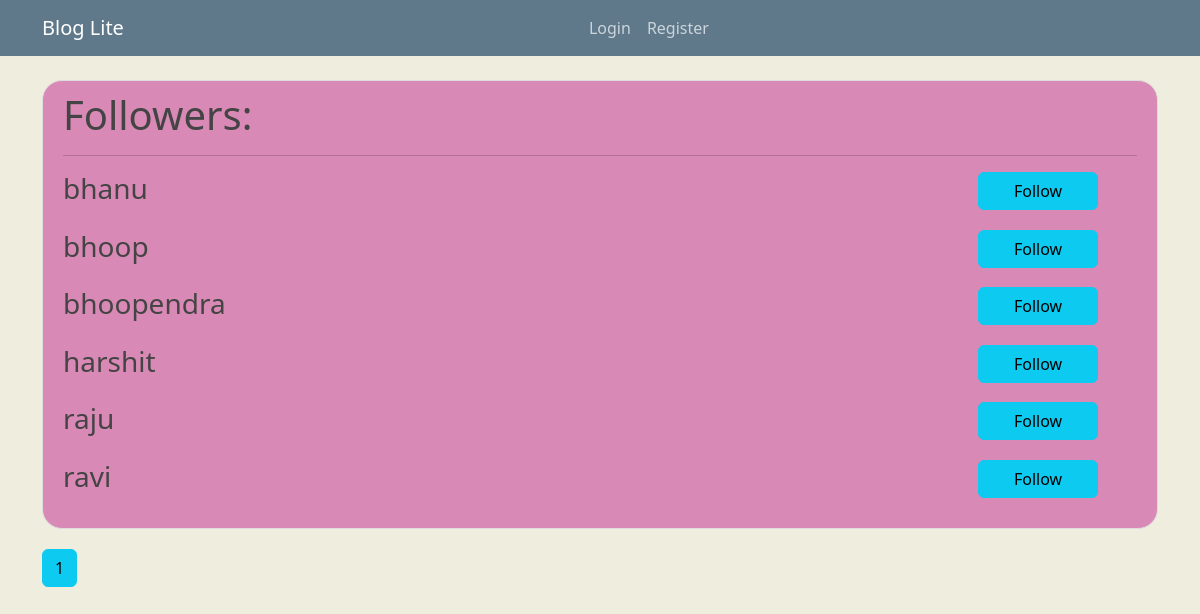
Page /followers on the committed database.
### flaskblog/models.py (models this page shows, shortened)
class User(db.Model,UserMixin):
    id = db.Column(db.Integer, primary_key=True)
    username = db.Column(db.String(20), unique=True, nullable=False)
    email = db.Column(db.String(120), unique=True, nullable=False)
    image_file = db.Column(db.String(20), nullable=False, default='default.jpg')
    password = db.Column(db.String(60), nullable=False)
    posts = db.relationship('Post', backref='author', lazy=True)
    followed = db.relationship('User',
                               secondary=followers,
                               primaryjoin=(followers.c.follower_id == id),
                               secondaryjoin=(followers.c.followed_id == id),
                               backref=db.backref('followers')
                               )

### flaskblog/routes.py (the view)
@app.route("/followers")
def followers():
    page = request.args.get('page', 1, type=int)
    users = User.query.order_by(
        User.username.asc()).paginate(page=page, per_page=10)
    return render_template('followers.html', users=users, page=page)

### flaskblog/templates/followers.html
{% extends 'layout.html' %}
{% block content %}
<div class="content-section">
    <h1>Followers:</h1>
    <hr>
    {% for user in users.items %}
        <div class="my-3 row">
            <div class="col-md-10">
                <h3>{{ user.username }}</h3>
            </div>
            <div class="col-md-2">
              {% if follows %}
              <a href="/unfollow/{{user.username}}"><button type="button" class="btn btn-info">UnFollow</button></a>
              {% else %}
              <a href="/follow/{{user.username}}"><button type="button" class="btn btn-info">Follow</button></a>
              {% endif %}
            </div>
        </div>
    {% endfor %}
</div>
{% for page_num in users.iter_pages(left_edge=1, right_edge=1, left_current=2, right_current=2) %}
      {% if page_num %}
        {% if users.page == page_num %}
          <a class="btn btn-info mb-4" href="{{ url_for('followers', page=page_num) }}">{{ page_num }}</a>
        {% else %}
          <a class="btn btn-outline-info mb-4" href="{{ url_for('followers', page=page_num) }}">{{ page_num }}</a>
        {% endif %}
      {% else %}
        ...
      {% endif %}
{% endfor %}
{% endblock content %}

### flaskblog/static/main.css (style rules this page uses)
body { background: #EEEDDE; color: #333333; margin-top: 5rem; }
h1, h2, h3, h4, h5, h6 { color: #444444; }
.content-section { background: #D989B5; padding: 10px 20px; border: 1px solid #dddddd; border-radius: 20px; margin-bottom: 20px; }
button { background: blue; border: none; padding: 5px 10px; color: whitesmoke; width: 120px; border-radius: 5px; transition: all .3s ease-in; }

### rows in the picture
User: username "bhanu"
User: username "bhoop"
User: username "bhoopendra"
User: username "harshit"
User: username "raju"
User: username "ravi"

### other values in the picture
{{ page_num }} "1"
